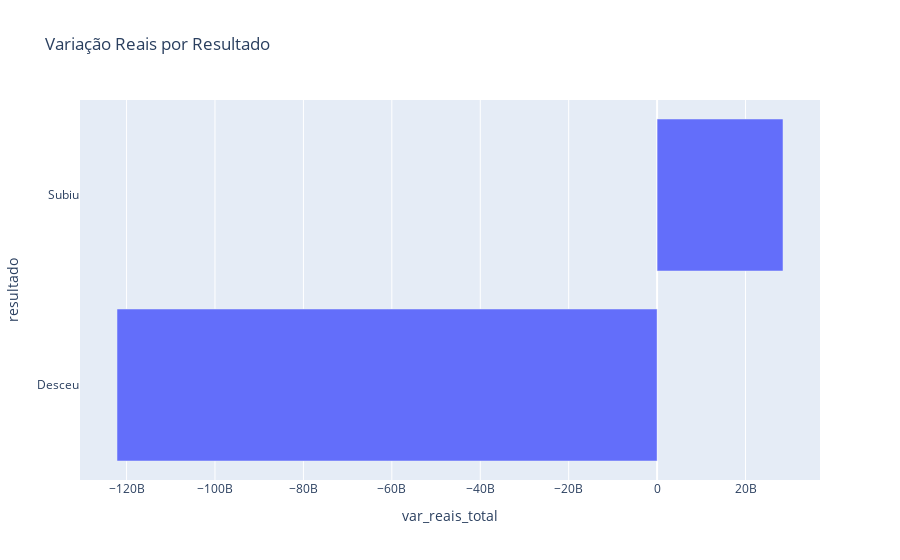

Source (notebook cell):
### Code cell
fig_mensal = px.bar(df_analise_mensal_saldo, x= "var_reais_total", y="resultado", title="Variação Reais por Resultado")
fig_mensal.show()

### Figure 1 — Plotly figure (JSON) as saved in the notebook; plotly's stock layout.template omitted (floating-point values rounded to 4 significant figures)
{"data": [{"alignmentgroup": "True", "hovertemplate": "var_reais_total=%{x}<br>resultado=%{y}<extra></extra>", "legendgroup": "", "marker": {"color": "#636efa", "pattern": {"shape": ""}}, "name": "", "offsetgroup": "", "orientation": "h", "showlegend": false, "textposition": "auto", "type": "bar", "x": [-122200000000.0, 28480000000.0], "xaxis": "x", "y": ["Desceu", "Subiu"], "yaxis": "y"}], "layout": {"barmode": "relative", "legend": {"tracegroupgap": 0}, "title": {"text": "Variação Reais por Resultado"}, "xaxis": {"anchor": "y", "domain": [0, 1], "title": {"text": "var_reais_total"}}, "yaxis": {"anchor": "x", "domain": [0, 1], "title": {"text": "resultado"}}}}
